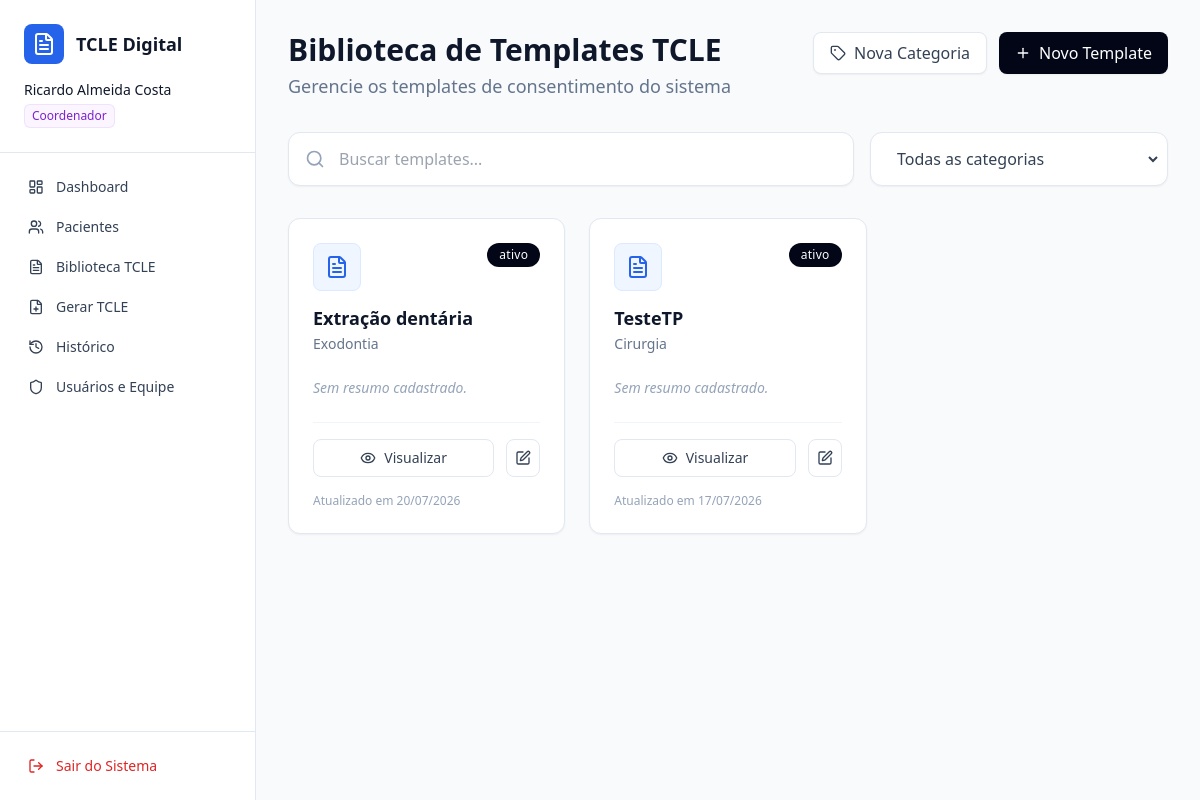
The app's page /biblioteca/ (signed in), older data.
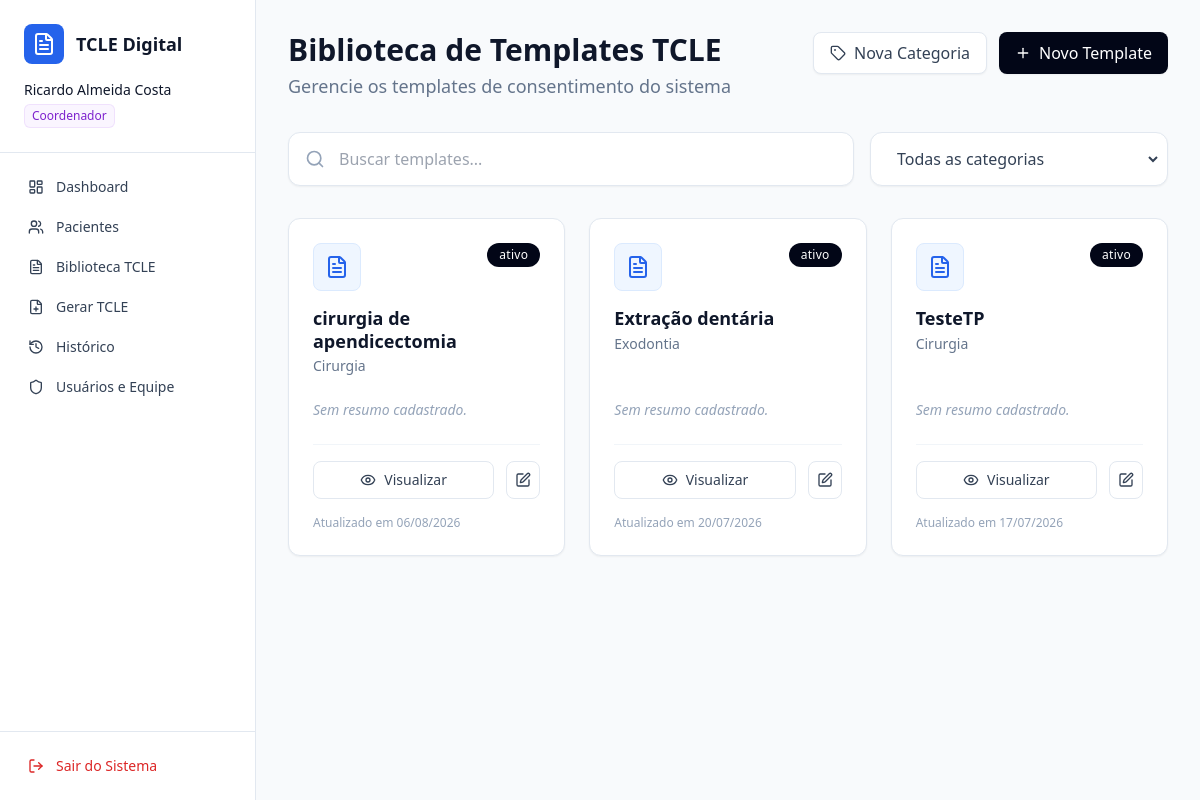
The same page, newer data.
### pacientes/models.py (models this page shows, shortened)
class TemplateTCLE(models.Model):
    RESUMO_MAX_LENGTH = 160
    instituicao = models.ForeignKey(Instituicao, on_delete=models.CASCADE, related_name='templates')
    categoria = models.ForeignKey(CategoriaTemplate, on_delete=models.PROTECT, related_name='templates')
    titulo = models.CharField('Título do Template', max_length=255)
    resumo = models.CharField(
        'Resumo do Template',
        max_length=RESUMO_MAX_LENGTH,
        blank=True,
        default='',
        help_text='Breve descrição do documento, exibida no card do template na Biblioteca.',
    )
    texto_base = models.TextField('Texto Base do Termo')
    configuracao_campos = models.JSONField('Configuração dos Campos Dinâmicos', default=dict, blank=True)
    ativo = models.BooleanField('Disponível para os Médicos', default=True)
    atualizado_em = models.DateTimeField(auto_now=True)
    criado_por = models.ForeignKey(settings.AUTH_USER_MODEL, on_delete=models.SET_NULL, null=True)

class CategoriaTemplate(models.Model):
    instituicao = models.ForeignKey(Instituicao, on_delete=models.CASCADE, related_name='categorias')
    nome = models.CharField('Nome da Categoria', max_length=100)
    descricao = models.TextField('Descrição / Notas de Orientação', blank=True, null=True)
    texto_padrao = models.TextField(
        'Texto Padrão da Categoria',
        blank=True,
        default='',
        help_text=(
            'Texto fixo obrigatório da categoria. Pode conter variáveis (@profissional, '
            '@paciente, @rgpaciente, @responsavel, @rgresponsavel, @data) e campos '
            'personalizados no formato [Nome do Campo].'
        ),
    )
    criado_por = models.ForeignKey(settings.AUTH_USER_MODEL, on_delete=models.SET_NULL, null=True, blank=True)
    class Meta:
        unique_together = ('instituicao', 'nome')

### pacientes/views.py (the view, shortened to what this page needs)
# urls.py: path('biblioteca/', pacientes_views.biblioteca_tcle, name='biblioteca'),
@login_required
def biblioteca_tcle(request):
    instituicao = get_instituicao_contexto(request)
    if not instituicao:
        if eh_admin_geral(request.user):
            messages.error(request, 'Selecione uma Unidade de Saúde para gerenciar antes de acessar a biblioteca.')
            return redirect('painel_adm')
        messages.error(request, 'Acesso negado. Nenhuma unidade de saúde vinculada.')
        return redirect('dashboard')
    templates = TemplateTCLE.objects.filter(instituicao=instituicao).select_related('categoria').order_by('-atualizado_em')
    categorias = CategoriaTemplate.objects.filter(instituicao=instituicao).order_by('nome')
    categorias_json = {
        str(cat.id): {'nome': cat.nome, 'texto': cat.texto_padrao}
        for cat in categorias
    }
    contexto = {
        'templates': templates,
        'categorias': categorias,
        'categorias_dict': categorias_json,
        'resumo_max_length': TemplateTCLE.RESUMO_MAX_LENGTH,
        'pode_gerenciar_categorias': pode_gerenciar_categorias(request.user),
    }
    return render(request, 'pacientes/biblioteca.html', contexto)

### pacientes/views.py (called while the page is built)
def pode_gerenciar_categorias(user):
    return eh_admin_geral(user) or user.perfil == 'COORDENADOR'

### usuarios/context_processors.py (called while the page is built)
def unidade_ativa_processor(request):
    if not request.user.is_authenticated:
        return {}
    is_admin = eh_admin_geral(request.user)
    unidade_ativa = get_instituicao_contexto(request) if is_admin else None
    return {
        'eh_admin_geral': is_admin,
        'unidade_ativa': unidade_ativa,
    }

### usuarios/utils.py (called while the page is built)
def eh_admin_geral(user):
    return user.is_authenticated and (user.perfil == 'ADM' or user.is_superuser)

def get_instituicao_contexto(request):
    user = request.user
    if eh_admin_geral(user):
        inst_id = request.session.get('instituicao_ativa_id')
        if not inst_id:
            return None
        return Instituicao.objects.filter(id=inst_id).first()
    return user.instituicao

def senha_pendente(user):
    return bool(user.is_authenticated and user.primeiro_acesso and not user.is_superuser)

### pacientes/templates/pacientes/biblioteca.html (shortened to what the changed rows need)
{% extends 'usuarios/base.html' %}
{% block content %}
<div class="p-8 max-w-7xl mx-auto">
    <div class="flex justify-between items-start mb-8">
        <div>
            <h1 class="text-3xl font-semibold text-slate-900 mb-1">Biblioteca de Templates TCLE</h1>
        </div>
    </div>
    <div class="grid grid-cols-1 md:grid-cols-2 lg:grid-cols-3 gap-6" id="gridTemplates">
        {% for template in templates %}
        <div data-nome="{{ template.titulo|lower }}" data-categoria="{{ template.categoria.nome }}"
            class="bg-white border border-slate-200 rounded-xl p-6 shadow-sm relative flex flex-col h-full hover:shadow-md transition-shadow">
            <span
                class="absolute top-6 right-6 bg-slate-950 text-white text-xs px-3 py-1 rounded-full font-medium tracking-wide">
                {% if template.ativo %}ativo{% else %}inativo{% endif %}
            </span>
            <div class="bg-blue-50 w-12 h-12 rounded-lg flex items-center justify-center mb-4 border border-blue-100">
                <i data-lucide="file-text" class="w-6 h-6 text-blue-600"></i>
            </div>
            <h3 class="text-lg font-semibold text-slate-900 leading-tight mb-1">{{ template.titulo }}</h3>
            <p class="text-slate-500 text-sm mb-6">{{ template.categoria.nome }}</p>
            <div class="mt-auto">
                {% if template.resumo %}
                <p class="text-sm text-slate-600 mb-6 break-words">{{ template.resumo }}</p>
                {% else %}
                <p class="text-sm text-slate-400 italic mb-6">Sem resumo cadastrado.</p>
                {% endif %}
                <div class="flex gap-3 pt-4 border-t border-slate-100">
                    <button data-titulo="{{ template.titulo }}" data-categoria="{{ template.categoria.nome }}"
                        data-texto="{{ template.texto_base }}" onclick="abrirModalVisualizarTemplate(this)"
                        class="flex-1 border border-slate-200 text-slate-700 py-2 rounded-lg font-medium text-sm flex justify-center items-center gap-2 hover:bg-slate-50 transition-colors">
                        <i data-lucide="eye" class="w-4 h-4"></i> Visualizar
                    </button>
                    <button data-id="{{ template.id }}" data-titulo="{{ template.titulo }}"
                        data-categoria-id="{{ template.categoria.id }}" data-texto="{{ template.texto_base }}"
                        data-resumo="{{ template.resumo }}"
                        data-ativo="{{ template.ativo|yesno:'true,false' }}" onclick="abrirModalEditarTemplate(this)"
                        class="border border-slate-200 text-slate-700 p-2 rounded-lg hover:bg-slate-50 transition-colors">
                        <i data-lucide="edit" class="w-4 h-4"></i>
                    </button>
                </div>
                <p class="text-xs text-slate-400 mt-4">Atualizado em {{ template.atualizado_em|date:"d/m/Y" }}</p>
            </div>
        </div>
        {% endfor %}
    </div>
</div>
{% endblock %}

Row changes from the older to the newer data that the page shows:
added TemplateTCLE: ativo "ativo", titulo "cirurgia de apendicectomia", categoria.nome "Cirurgia", resumo "Sem resumo cadastrado.", atualizado_em "06/08/2026"
